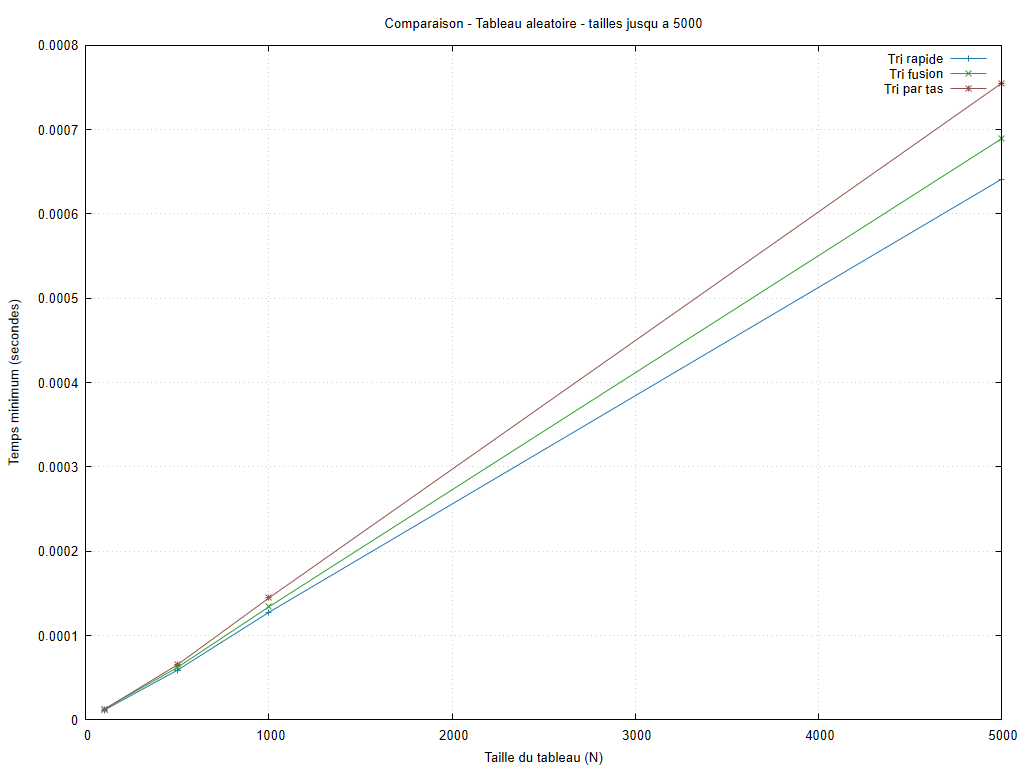

The gnuplot source for this figure:
set encoding utf8
set terminal pngcairo size 1024,768 font 'Arial,10'
set output 'graphiques/20261006_211417/comparaisons/aleatoire_algos_38_petites_tailles.png'
set datafile missing 'non_mesure'
set datafile separator ';'
set title 'Comparaison - Tableau aleatoire - tailles jusqu a 5000'
set xlabel 'Taille du tableau (N)'
set ylabel 'Temps minimum (secondes)'
set grid
set yrange [0:*]
set xrange [0:5000]
plot 'resultats/20261006_211417/aleatoire.csv' every ::1 using 1:8 title 'Tri rapide' with linespoints lc rgb '#1f77b4', 'resultats/20261006_211417/aleatoire.csv' every ::1 using 1:10 title 'Tri fusion' with linespoints lc rgb '#2ca02c', 'resultats/20261006_211417/aleatoire.csv' every ::1 using 1:12 title 'Tri par tas' with linespoints lc rgb '#8c564b'
unset output
